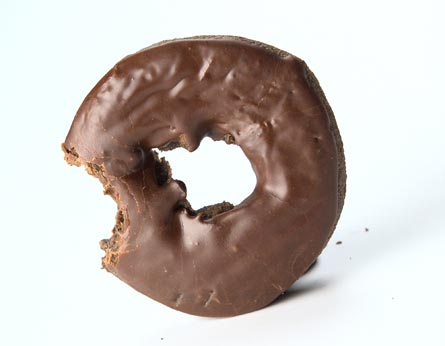
%> input picture Images/Donut.jpg, 445 x 346 px
$ octave AdjustDonut.m   (GNU Octave 9; MATLAB toolbox functions it lacks are replaced by stand-ins)
%> lines starting %> are read from the running program, lines starting %| are printed output that depends on the picture
clear all
close all

K = imread('donut.jpg');
%> K is the input picture: size 346x445x3 uint8; mean R, G, B 201.3, 193.3, 188.8
K = rgb2gray(K);
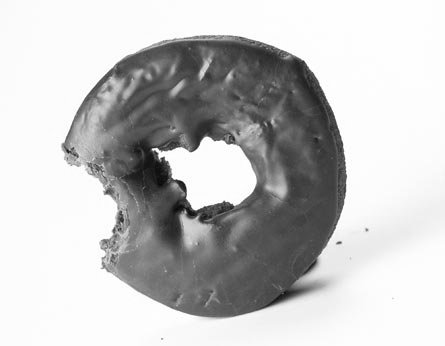
%> K: size 346x445 uint8; min 6, max 255, mean 195.2
figure(2)
imagesc(K); colormap(gray);
uu0=double(K);
[M,N]=size(uu0);
%> M = 346; N = 445
uu0 = uu0/255;

u0 = uu0(:,40:M+39);
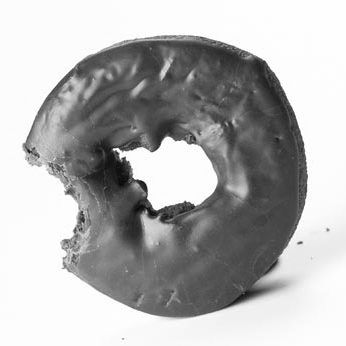
%> u0: size 346x346 double; min 0.0235, max 1, mean 0.703

figure(1)
imagesc(u0); axis image; axis off; colormap(gray);

imwrite(u0,'GrayDonut.jpg');
